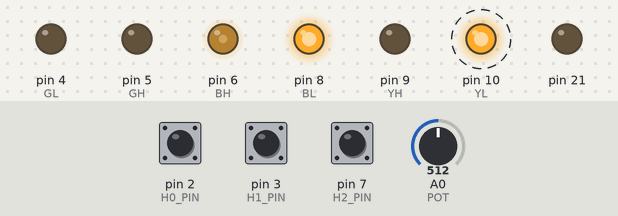
This sketch was run on a simulated SparkFun Pro Micro, built with avr-gcc and run on an emulated ATmega32U4. Shown: output pins drawn as LEDs (lit = HIGH). Dashed ring = blinking. The inputs (shaded band) are chosen by the test bench; at power-on: A0 (POT) = 512, pin 2 (H0_PIN) HIGH, pin 3 (H1_PIN) HIGH, pin 7 (H2_PIN) HIGH.

Above: at 1.2 s.
1.3 s: A0 (POT) set to 716
At 2.1 s:
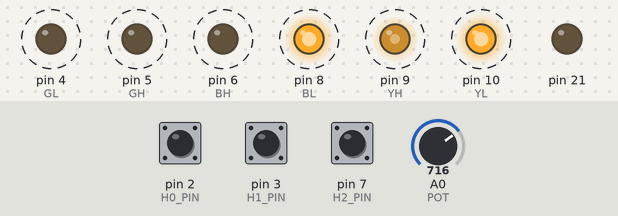
4.3 s: A0 (POT) set to 1023
At 4.7 s:
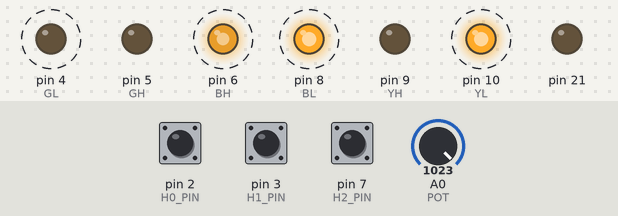
7.3 s: A0 (POT) set to 306
At 7.7 s:
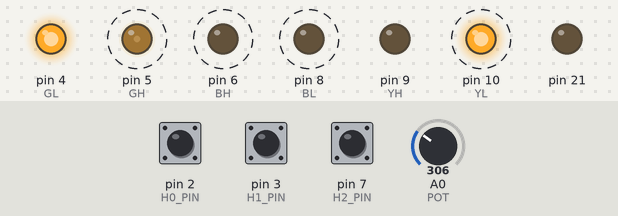
Timing chart, 0 to 16.3 s (numbered marks = the images above; inputs shaded):
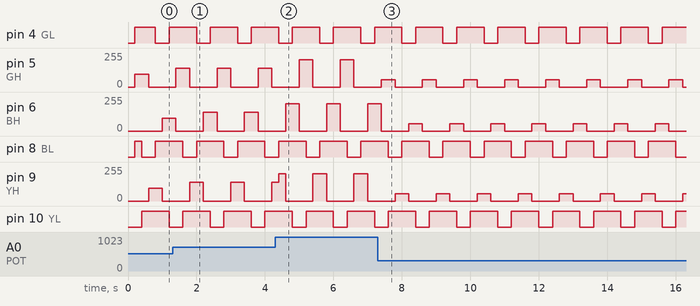

Measured:
- by itself, pin 4 (GL), pin 8 (BL), pin 10 (YL): alternates HIGH for 0.80 s and LOW for 0.40 s
- by itself, pin 5 (GH), pin 6 (BH), pin 9 (YH): alternates 53/255 for 0.40 s and 0/255 for 0.80 s

The sketch:

nov13b.ino
```cpp
// Control BLDC con Arduino Pro Micro
// Giro en sentido directo y giro sentido inverso

// Pines de los transistores
const int GH = 5;  // GREEN alto  (PWM)  -> MOSFET alto fase verde
const int GL = 4;  // GREEN bajo  (DIG)  -> MOSFET bajo fase verde

const int BH = 6;  // BLUE  alto  (PWM)  -> MOSFET alto fase azul
const int BL = 8;  // BLUE  bajo  (DIG)  -> MOSFET bajo fase azul

const int YH = 9;   // YELLOW alto (PWM)  -> MOSFET alto fase amarilla
const int YL = 10;  // YELLOW bajo (DIG)  -> MOSFET bajo fase amarilla

// Potenciómetro --> acelerador
const int POT = A0;

// Pines de los sensores Hall con interrupciones
const int H0_PIN = 2;  // Hall 0
const int H1_PIN = 3;  // Hall 1
const int H2_PIN = 7;  // Hall 2

// Giro
volatile int PWM;                           // Para controlar el PWM del motor (lo usa loop e ISR)
volatile unsigned long lastChangeTime = 0;  // Para verificar cuánto tiempo ha pasado desde el último cambio de Hall
const unsigned long timeout = 200;          // Tiempo que esperamos antes de forzar el siguiente paso (200 ms)
const unsigned long cambio = 2000;          // Tiempo de giro en cada sentido (5 s)

// Secuencia de conmutación (NO TOCADA)
int secuenciaD[6] = { 0b110, 0b100, 0b101, 0b001, 0b011, 0b010 };
int indiceSecuenciaD = 0;

int secuenciaI[6] = { 0b010, 0b011, 0b001, 0b101, 0b100, 0b110 };
int indiceSecuenciaI = 0;

// Variables de control
volatile int D = 1;  // 1 = directo, 2 = inverso, 0 = parado (solo detectar Halls)


void setup() {

  // Sensores Hall como entrada con pullup interno
  pinMode(H0_PIN, INPUT_PULLUP);
  pinMode(H1_PIN, INPUT_PULLUP);
  pinMode(H2_PIN, INPUT_PULLUP);

  // Salidas de potencia
  pinMode(GH, OUTPUT);
  pinMode(GL, OUTPUT);
  pinMode(BH, OUTPUT);
  pinMode(BL, OUTPUT);
  pinMode(YH, OUTPUT);
  pinMode(YL, OUTPUT);
  pinMode(20, INPUT);
  pinMode(21, OUTPUT);

  // Interrupciones (cada vez que cambie cualquier hall)
  attachInterrupt(digitalPinToInterrupt(H0_PIN), ISR_Halls, CHANGE);
  attachInterrupt(digitalPinToInterrupt(H1_PIN), ISR_Halls, CHANGE);
  attachInterrupt(digitalPinToInterrupt(H2_PIN), ISR_Halls, CHANGE);

  // Ajuste de frecuencia PWM alta (~31 kHz aprox)
  TCCR1B = TCCR1B & 0b11111000 | 0x01;  // Timer1 -> pin 9,10
  TCCR3B = TCCR3B & 0b11111000 | 0x01;  // Timer3 -> pin 5
  TCCR4B = TCCR4B & 0b11111000 | 0x01;  // Timer4 -> pin 6,13

  lastChangeTime = millis();
}


void loop() {
  // put your main code here, to run repeatedly:
  // --------- 1) GIRO EN SENTIDO DIRECTO DURANTE 5 s ---------

  int lectura = analogRead(POT);

  // lo paso a PWM limitado al 80%
  // zona muerta al 5%
  if (lectura < 51) {
    PWM = 0;
  } else {
    PWM = map(lectura, 51, 1023, 0, 204);
  }

  if (PWM > 0) {
    unsigned long ahora = millis();
    // Si el estado de los Hall no ha cambiado en 'timeout' ms, forzamos siguiente paso
    if (ahora - lastChangeTime >= timeout) {
      int hallForzado = secuenciaD[indiceSecuenciaD];
      giroSentidoDirecto(hallForzado);

      indiceSecuenciaD++;
      if (indiceSecuenciaD >= 6) {
        indiceSecuenciaD = 0;  // Volvemos al inicio de la secuencia
      }
      lastChangeTime = ahora;
    }
  }
}


// ================== ISR DE LOS HALLS ==================

void ISR_Halls() {
  // Leo los valores de los sensores Hall
  int ValDIO0 = digitalRead(H0_PIN);  // Leo el hall0
  int ValDIO1 = digitalRead(H1_PIN);  // Leo el hall1
  int ValDIO2 = digitalRead(H2_PIN);  // Leo el hall2

  int hallState = (ValDIO0 << 2) | (ValDIO1 << 1) | ValDIO2;

  if (D == 1) {
    giroSentidoDirecto(hallState);
  }
  if (D == 2) {
    giroSentidoInverso(hallState);
  }

  // Siempre que haya un cambio de Hall, actualizamos lastChangeTime
  lastChangeTime = millis();
}

// ------------------------------------------------------------------
// GIRO DIRECTO (NO TOCADO)

void giroSentidoDirecto(int hallState) {

  switch (hallState) {
    case 0b000:  // nunca vamos a tener los halls en 000 y por tanto no se va a dar
      break;

    case 0b001:
      // GL = 1, YH = 1
      digitalWrite(GH, LOW);
      digitalWrite(BH, LOW);
      analogWrite(YH, PWM);

      digitalWrite(GL, LOW);
      digitalWrite(BL, HIGH);
      digitalWrite(YL, HIGH);
      break;

    case 0b010:
      // BH = 1, YL = 1
      digitalWrite(GH, LOW);
      analogWrite(BH, PWM);
      digitalWrite(YH, LOW);

      digitalWrite(GL, HIGH);
      digitalWrite(BL, HIGH);
      digitalWrite(YL, LOW);
      break;

    case 0b011:
      // GL = 1, BH = 1
      digitalWrite(GH, LOW);
      analogWrite(BH, PWM);
      digitalWrite(YH, LOW);

      digitalWrite(GL, LOW);
      digitalWrite(BL, HIGH);
      digitalWrite(YL, HIGH);

      break;

    case 0b100:
      // GH = 1, BL = 1
      analogWrite(GH, PWM);
      digitalWrite(BH, LOW);
      digitalWrite(YH, LOW);

      digitalWrite(GL, HIGH);
      digitalWrite(BL, LOW);
      digitalWrite(YL, HIGH);
      break;

    case 0b101:
      // BL = 1, YH = 1
      digitalWrite(GH, LOW);
      digitalWrite(BH, LOW);
      analogWrite(YH, PWM);

      digitalWrite(GL, HIGH);
      digitalWrite(BL, LOW);
      digitalWrite(YL, HIGH);
      break;

    case 0b110:
      // GH = 1, YL = 1
      analogWrite(GH, PWM);
      digitalWrite(BH, LOW);
      digitalWrite(YH, LOW);

      digitalWrite(GL, HIGH);
      digitalWrite(BL, HIGH);
      digitalWrite(YL, LOW);
      break;

    case 0b111:  // nunca vamos a tener los halls en 111 no van a estar todos encendidos a la vez
      break;
  }
}

// ------------------------------------------------------------------
// GIRO INVERSO (NO TOCADO)

void giroSentidoInverso(int hallState) {

  switch (hallState) {
    case 0b000:  // nunca vamos a tener los halls en 000
      break;

    case 0b001:
      // GH = 1, YL = 1
      analogWrite(GH, PWM);
      digitalWrite(BH, LOW);
      digitalWrite(YH, LOW);

      digitalWrite(GL, HIGH);
      digitalWrite(BL, HIGH);
      digitalWrite(YL, LOW);
      break;

    case 0b010:
      // BL = 1, YH = 1
      digitalWrite(GH, LOW);
      digitalWrite(BH, LOW);
      analogWrite(YH, PWM);

      digitalWrite(GL, HIGH);
      digitalWrite(BL, LOW);
      digitalWrite(YL, HIGH);
      break;

    case 0b011:
      // GH = 1, BL = 1
      analogWrite(GH, PWM);
      digitalWrite(BH, LOW);
      digitalWrite(YH, LOW);

      digitalWrite(GL, HIGH);
      digitalWrite(BL, LOW);
      digitalWrite(YL, HIGH);

      break;

    case 0b100:
      // GL = 1, BH = 1
      digitalWrite(GH, LOW);
      analogWrite(BH, PWM);
      digitalWrite(YH, LOW);

      digitalWrite(GL, LOW);
      digitalWrite(BL, HIGH);
      digitalWrite(YL, HIGH);
      break;

    case 0b101:
      // BH = 1, YL = 1
      digitalWrite(GH, LOW);
      analogWrite(BH, PWM);
      digitalWrite(YH, LOW);

      digitalWrite(GL, HIGH);
      digitalWrite(BL, HIGH);
      digitalWrite(YL, LOW);
      break;

    case 0b110:
      // GL = 1, YH = 1
      digitalWrite(GH, LOW);
      digitalWrite(BH, LOW);
      analogWrite(YH, PWM);

      digitalWrite(GL, LOW);
      digitalWrite(BL, HIGH);
      digitalWrite(YL, HIGH);
      break;

    case 0b111:  // nunca vamos a tener los halls en 111
      break;
  }
}
```
